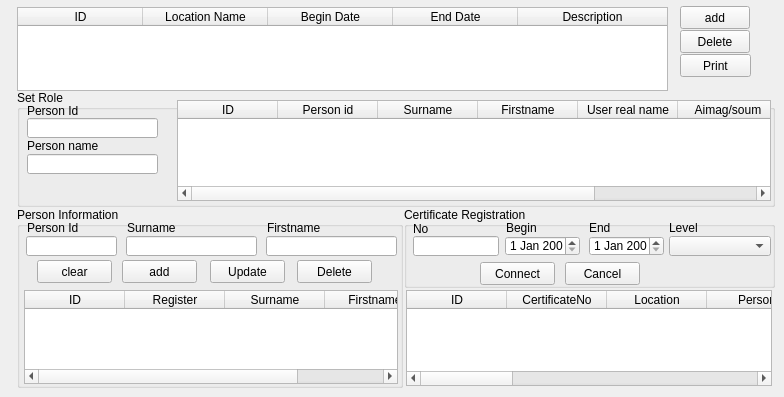
   <widget class="QWidget" name="tab_7">
    <attribute name="title">
     <string>Certificate Registeration</string>
    </attribute>
    <widget class="QPushButton" name="training_add_button">
     <property name="geometry">
      <rect>
       <x>680</x>
       <y>6</y>
       <width>70</width>
       <height>23</height>
      </rect>
     </property>
     <property name="text">
      <string>add</string>
     </property>
    </widget>
    <widget class="QTableWidget" name="training_twidget">
     <property name="geometry">
      <rect>
       <x>17</x>
       <y>7</y>
       <width>651</width>
       <height>84</height>
      </rect>
     </property>
     <attribute name="horizontalHeaderDefaultSectionSize">
      <number>125</number>
     </attribute>
     <attribute name="horizontalHeaderMinimumSectionSize">
      <number>40</number>
     </attribute>
     <attribute name="horizontalHeaderStretchLastSection">
      <bool>true</bool>
     </attribute>
     <column>
      <property name="text">
       <string>ID</string>
      </property>
     </column>
     <column>
      <property name="text">
       <string>Location Name</string>
      </property>
     </column>
     <column>
      <property name="text">
       <string>Begin Date</string>
      </property>
     </column>
     <column>
      <property name="text">
       <string>End Date</string>
      </property>
     </column>
     <column>
      <property name="text">
       <string>Description</string>
      </property>
     </column>
    </widget>
    <widget class="QGroupBox" name="groupBox_16">
     <property name="geometry">
      <rect>
       <x>17</x>
       <y>90</y>
       <width>758</width>
       <height>117</height>
      </rect>
     </property>
     <property name="title">
      <string>Set Role</string>
     </property>
     <widget class="QLabel" name="label_59">
      <property name="geometry">
       <rect>
        <x>10</x>
        <y>13</y>
        <width>101</width>
        <height>16</height>
       </rect>
      </property>
      <property name="text">
       <string>Person Id</string>
      </property>
     </widget>
     <widget class="QTableWidget" name="set_role_twidget">
      <property name="geometry">
       <rect>
        <x>160</x>
        <y>10</y>
        <width>594</width>
        <height>101</height>
       </rect>
      </property>
      <column>
       <property name="text">
        <string>ID</string>
       </property>
      </column>
      <column>
       <property name="text">
        <string>Person id</string>
       </property>
      </column>
      <column>
       <property name="text">
        <string>Surname</string>
       </property>
      </column>
      <column>
       <property name="text">
        <string>Firstname</string>
       </property>
      </column>
      <column>
       <property name="text">
        <string>User real name</string>
       </property>
      </column>
      <column>
       <property name="text">
        <string>Aimag/soum</string>
       </property>
      </column>
      <column>
       <property name="text">
        <string>Is active</string>
       </property>
      </column>
     </widget>
     <widget class="QLineEdit" name="search_person_name">
      <property name="geometry">
       <rect>
        <x>10</x>
        <y>64</y>
        <width>131</width>
        <height>20</height>
       </rect>
      </property>
     </widget>
     <widget class="QLineEdit" name="search_person_id">
      <property name="geometry">
       <rect>
        <x>10</x>
        <y>28</y>
        <width>131</width>
        <height>20</height>
       </rect>
      </property>
     </widget>
     <widget class="QLabel" name="label_60">
      <property name="geometry">
       <rect>
        <x>10</x>
        <y>48</y>
        <width>101</width>
        <height>16</height>
       </rect>
      </property>
      <property name="text">
       <string>Person name</string>
      </property>
     </widget>
    </widget>
    <widget class="QGroupBox" name="groupBox_17">
     <property name="geometry">
      <rect>
       <x>404</x>
       <y>207</y>
       <width>371</width>
       <height>81</height>
      </rect>
     </property>
     <property name="title">
      <string>Certificate Registration</string>
     </property>
     <widget class="QLabel" name="label_61">
      <property name="geometry">
       <rect>
        <x>102</x>
        <y>13</y>
        <width>76</width>
        <height>16</height>
       </rect>
      </property>
      <property name="text">
       <string>Begin</string>
      </property>
     </widget>
     <widget class="QLabel" name="label_62">
      <property name="geometry">
       <rect>
        <x>185</x>
        <y>13</y>
        <width>76</width>
        <height>16</height>
       </rect>
      </property>
      <property name="text">
       <string>End</string>
      </property>
     </widget>
     <widget class="QDateEdit" name="begin_date">
      <property name="geometry">
       <rect>
        <x>101</x>
        <y>29</y>
        <width>75</width>
        <height>20</height>
       </rect>
      </property>
     </widget>
     <widget class="QDateEdit" name="end_date">
      <property name="geometry">
       <rect>
        <x>185</x>
        <y>29</y>
        <width>75</width>
        <height>20</height>
       </rect>
      </property>
     </widget>
     <widget class="QLineEdit" name="certificate_no_edit">
      <property name="geometry">
       <rect>
        <x>9</x>
        <y>29</y>
        <width>86</width>
        <height>20</height>
       </rect>
      </property>
     </widget>
     <widget class="QLabel" name="label_63">
      <property name="geometry">
       <rect>
        <x>9</x>
        <y>14</y>
        <width>86</width>
        <height>16</height>
       </rect>
      </property>
      <property name="text">
       <string>No</string>
      </property>
     </widget>
     <widget class="QPushButton" name="connect_cert_button">
      <property name="geometry">
       <rect>
        <x>76</x>
        <y>55</y>
        <width>75</width>
        <height>23</height>
       </rect>
      </property>
      <property name="text">
       <string>Connect</string>
      </property>
     </widget>
     <widget class="QPushButton" name="cancel_cert_button">
      <property name="geometry">
       <rect>
        <x>161</x>
        <y>55</y>
        <width>75</width>
        <height>23</height>
       </rect>
      </property>
      <property name="text">
       <string>Cancel</string>
      </property>
     </widget>
     <widget class="QComboBox" name="level_cbox">
      <property name="geometry">
       <rect>
        <x>265</x>
        <y>29</y>
        <width>102</width>
        <height>20</height>
       </rect>
      </property>
     </widget>
     <widget class="QLabel" name="label_51">
      <property name="geometry">
       <rect>
        <x>265</x>
        <y>13</y>
        <width>101</width>
        <height>16</height>
       </rect>
      </property>
      <property name="text">
       <string>Level</string>
      </property>
     </widget>
    </widget>
    <widget class="QPushButton" name="training_delete_button">
     <property name="geometry">
      <rect>
       <x>680</x>
       <y>30</y>
       <width>70</width>
       <height>23</height>
      </rect>
     </property>
     <property name="text">
      <string>Delete</string>
     </property>
    </widget>
    <widget class="QGroupBox" name="groupBox_18">
     <property name="geometry">
      <rect>
       <x>17</x>
       <y>207</y>
       <width>386</width>
       <height>181</height>
      </rect>
     </property>
     <property name="title">
      <string>Person Information</string>
     </property>
     <widget class="QTableWidget" name="person_twidget">
      <property name="geometry">
       <rect>
        <x>7</x>
        <y>83</y>
        <width>374</width>
        <height>94</height>
       </rect>
      </property>
      <column>
       <property name="text">
        <string>ID</string>
       </property>
      </column>
      <column>
       <property name="text">
        <string>Register</string>
       </property>
      </column>
      <column>
       <property name="text">
        <string>Surname</string>
       </property>
      </column>
      <column>
       <property name="text">
        <string>Firstname</string>
       </property>
      </column>
     </widget>
     <widget class="QLineEdit" name="person_id_edit">
      <property name="geometry">
       <rect>
        <x>9</x>
        <y>29</y>
        <width>91</width>
        <height>20</height>
       </rect>
      </property>
     </widget>
     <widget class="QLineEdit" name="firstname_edit">
      <property name="geometry">
       <rect>
        <x>249</x>
        <y>29</y>
        <width>131</width>
        <height>20</height>
       </rect>
      </property>
     </widget>
     <widget class="QLabel" name="label_64">
      <property name="geometry">
       <rect>
        <x>250</x>
        <y>13</y>
        <width>131</width>
        <height>16</height>
       </rect>
      </property>
      <property name="text">
       <string>Firstname</string>
      </property>
     </widget>
     <widget class="QLabel" name="label_65">
      <property name="geometry">
       <rect>
        <x>10</x>
        <y>13</y>
        <width>131</width>
        <height>16</height>
       </rect>
      </property>
      <property name="text">
       <string>Person Id</string>
      </property>
     </widget>
     <widget class="QLineEdit" name="surname_edit">
      <property name="geometry">
       <rect>
        <x>109</x>
        <y>29</y>
        <width>131</width>
        <height>20</height>
       </rect>
      </property>
     </widget>
     <widget class="QLabel" name="label_66">
      <property name="geometry">
       <rect>
        <x>110</x>
        <y>13</y>
        <width>131</width>
        <height>16</height>
       </rect>
      </property>
      <property name="text">
       <string>Surname</string>
      </property>
     </widget>
     <widget class="QPushButton" name="add_person_button">
      <property name="geometry">
       <rect>
        <x>105</x>
        <y>53</y>
        <width>75</width>
        <height>23</height>
       </rect>
      </property>
      <property name="text">
       <string>add</string>
      </property>
     </widget>
     <widget class="QPushButton" name="update_person_button">
      <property name="geometry">
       <rect>
        <x>193</x>
        <y>53</y>
        <width>75</width>
        <height>23</height>
       </rect>
      </property>
      <property name="text">
       <string>Update</string>
      </property>
     </widget>
     <widget class="QPushButton" name="delete_person_button">
      <property name="geometry">
       <rect>
        <x>280</x>
        <y>53</y>
        <width>75</width>
        <height>23</height>
       </rect>
      </property>
      <property name="text">
       <string>Delete</string>
      </property>
     </widget>
     <widget class="QPushButton" name="clear_person_button">
      <property name="geometry">
       <rect>
        <x>20</x>
        <y>53</y>
        <width>75</width>
        <height>23</height>
       </rect>
      </property>
      <property name="text">
       <string>clear</string>
      </property>
     </widget>
    </widget>
    <widget class="QTableWidget" name="certificate_twidget">
     <property name="geometry">
      <rect>
       <x>406</x>
       <y>290</y>
       <width>366</width>
       <height>96</height>
      </rect>
     </property>
     <column>
      <property name="text">
       <string>ID</string>
      </property>
     </column>
     <column>
      <property name="text">
       <string>CertificateNo</string>
      </property>
     </column>
     <column>
      <property name="text">
       <string>Location</string>
      </property>
     </column>
     <column>
      <property name="text">
       <string>Person</string>
      </property>
     </column>
     <column>
      <property name="text">
       <string>Begin</string>
      </property>
     </column>
     <column>
      <property name="text">
       <string>End</string>
      </property>
     </column>
     <column>
      <property name="text">
       <string>level</string>
      </property>
     </column>
     <column>
      <property name="text">
       <string>Cert Name</string>
      </property>
     </column>
     <column>
      <property name="text">
       <string>Open</string>
      </property>
     </column>
     <column>
      <property name="text">
       <string>Remove</string>
      </property>
     </column>
     <column>
      <property name="text">
       <string>View</string>
      </property>
     </column>
    </widget>
    <widget class="QPushButton" name="training_print_button">
     <property name="geometry">
      <rect>
       <x>680</x>
       <y>54</y>
       <width>71</width>
       <height>23</height>
      </rect>
     </property>
     <property name="text">
      <string>Print</string>
     </property>
    </widget>
   </widget>
